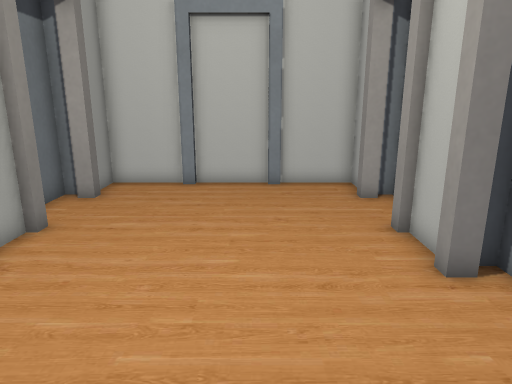
View 1 (above)

12 first-person views from a walk through a 3-D level made in the Godot game engine. The camera is 1.2 m above the floor, tilts 14° down and sees 70° across. The floor is counted in squares, 0.36 m on a side. Each view is taken from the middle of a square. On the plan, view 1 faces up. The plan holds only what a view shows up to about 20 squares ahead; the rest is blank. The place goes on beyond the plan. Door leaves are left out where a doorway can be walked through. Some surface patterns are stand-ins.

View 2
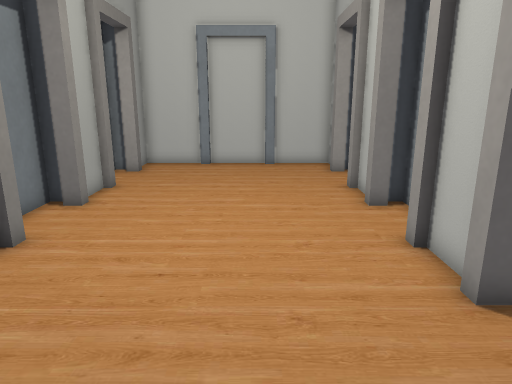

View 3
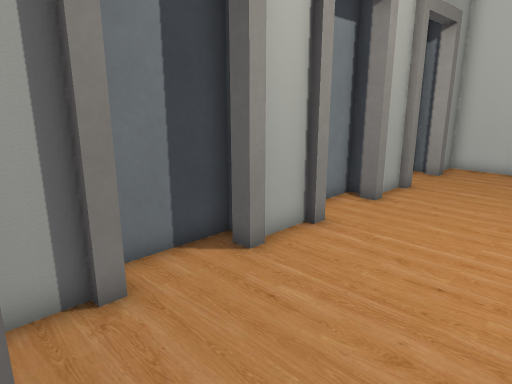

View 4
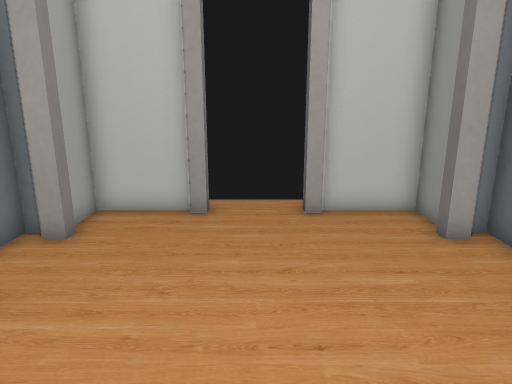

View 5
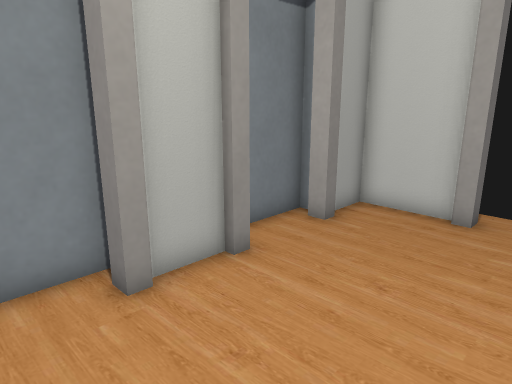

View 6
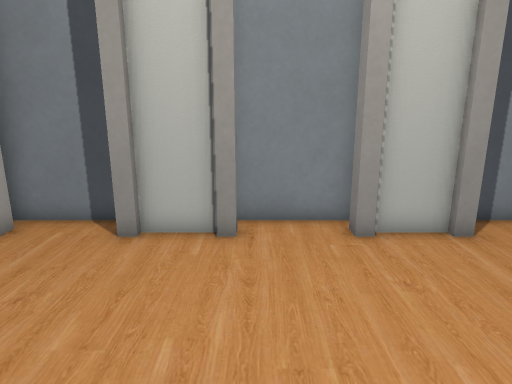

View 7
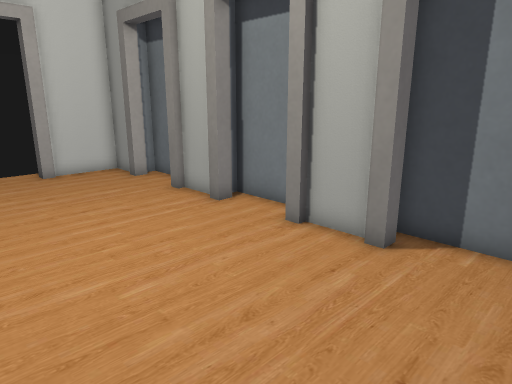

View 8
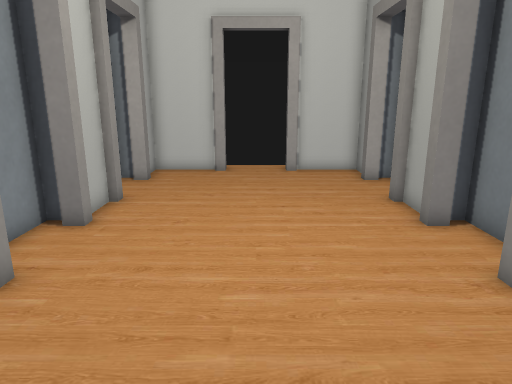

View 9
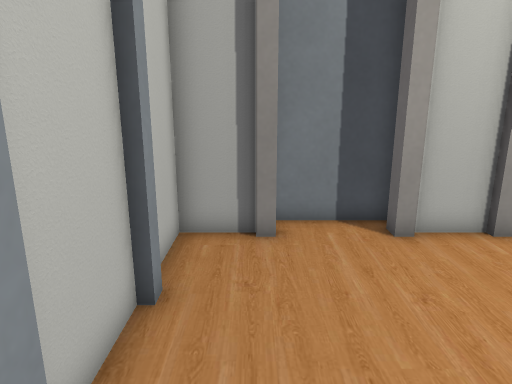

View 10
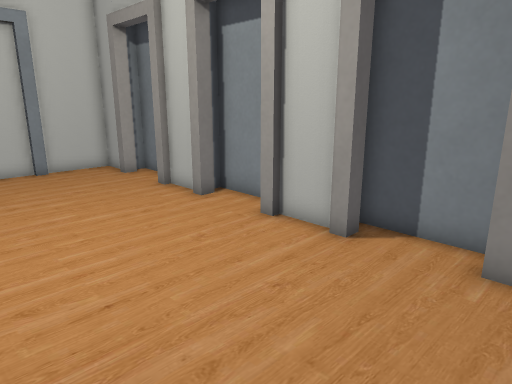

View 11
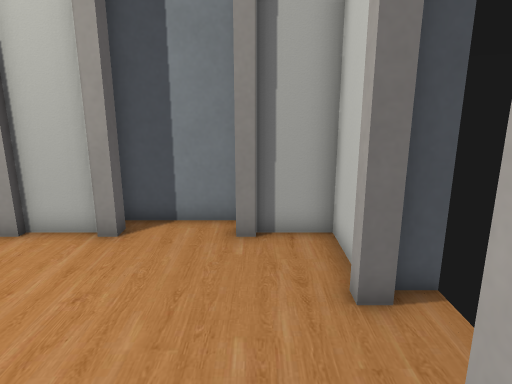

View 12
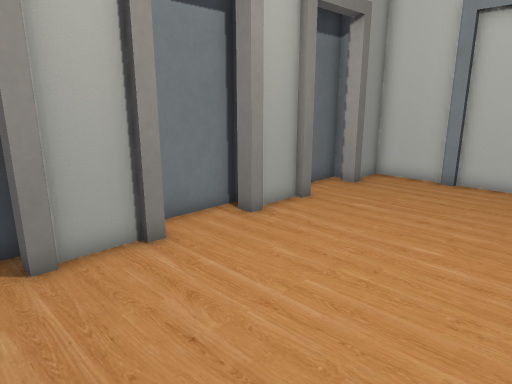

### Floor plan
Key: @ floor where view 1 was taken; # wall or solid block; . floor; D open door; F frame.
Columns run from 7 left of view 1 to 5 right of it. Each row starts with its distance up from view 1.
 15  ###########
 14 ##.........#
 13 #F.........##
 12 #...........#
 11 #...........#
 10 ##..........#
  9 ##.........F#
  8 ##.........##
  7 ##.........F#
  6 #...........#
  5 #...........#
  4 #..........##
  3 #F.........##
  2 ##.........##
  1 ##.........F#
  0 #......@....#
 -1 #...........#
 -2 #..........##
 -3 #F.........##
 -4 ##.........#
 -5  #####..F###
 -6     DDDDD#

Where each view was taken, in squares from view 1:
view 1: 0 up, 0 right, facing up
view 2: 5 down, 0 right, facing up
view 3: 5 down, 0 right, facing up-left
view 4: 6 up, 1 left, facing down
view 5: 6 up, 2 left, facing down-right
view 6: 6 up, 5 left, facing right
view 7: 13 up, 2 right, facing down-left
view 8: 13 up, 1 left, facing down
view 9: 13 up, 5 left, facing right
view 10: 4 down, 4 left, facing up-right
view 11: 3 down, 5 left, facing right
view 12: 1 down, 2 right, facing up-left
